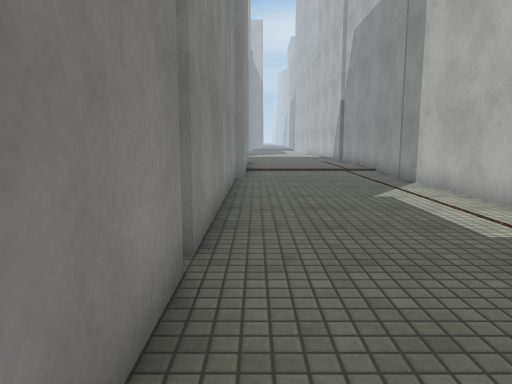
view 1 (above)

24 first-person views from a walk through a scene from a Unity 3-D project. The camera is 1.3 m above the floor, tilts 8° down and sees 70° across. The floor is counted in squares, 1 m on a side. Each view is taken from the middle of a square. On the plan, view 1 faces up. The plan holds only what a view shows up to about 15 squares ahead; the rest is blank. The place goes on beyond the plan. The player is left out. Some animated figures are not drawn. Surface patterns are stand-ins for the level's own textures.

view 2
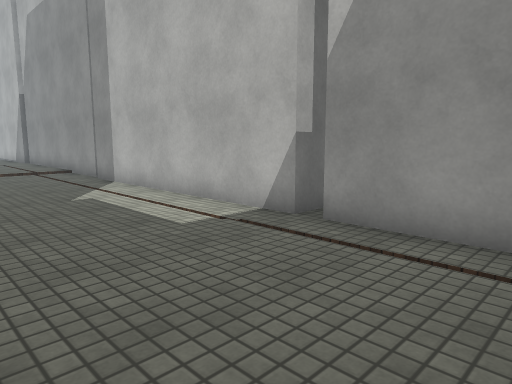

view 3
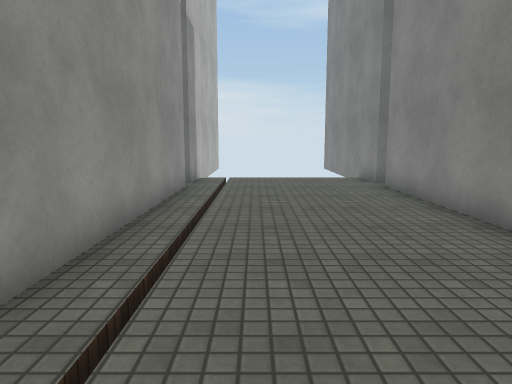

view 4
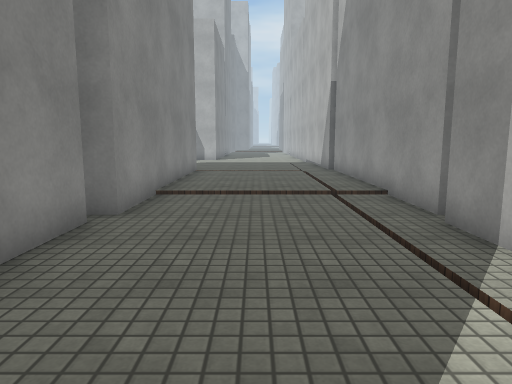

view 5
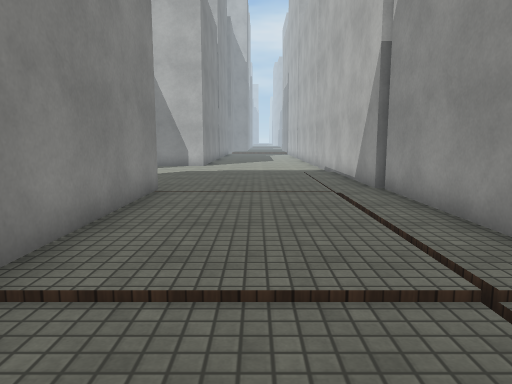

view 6
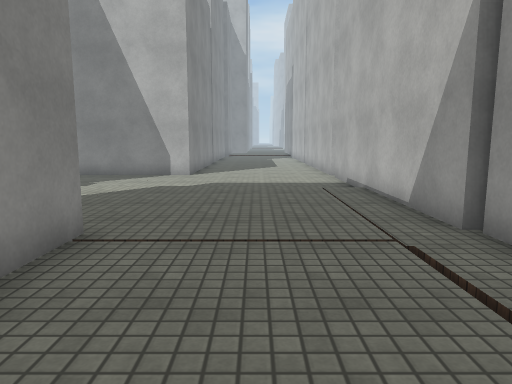

view 7
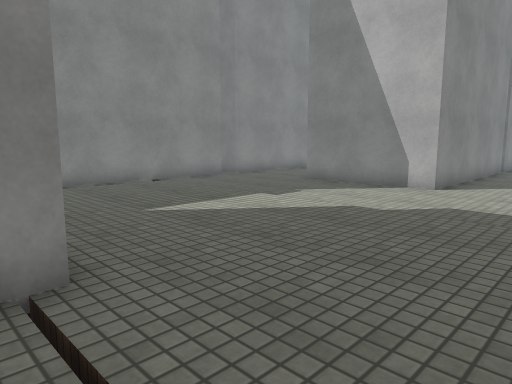

view 8
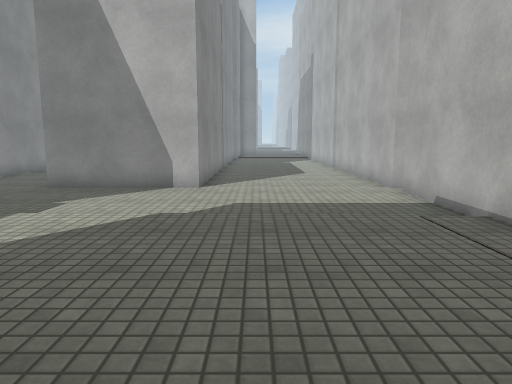

view 9
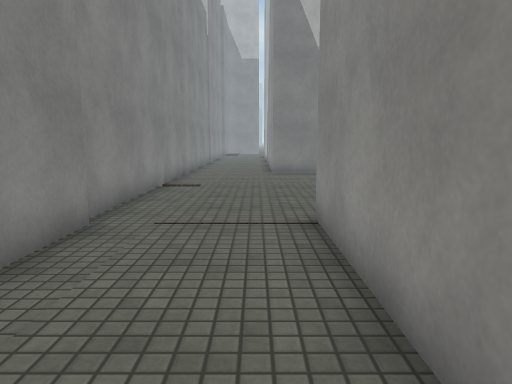

view 10
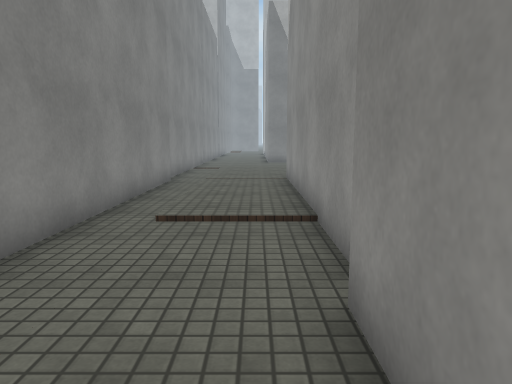

view 11
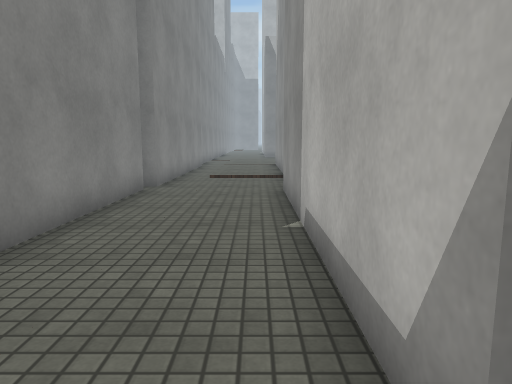

view 12
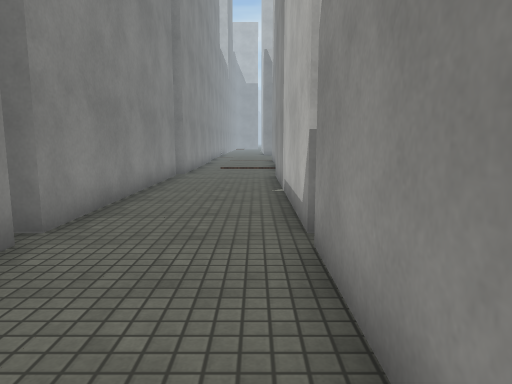

view 13
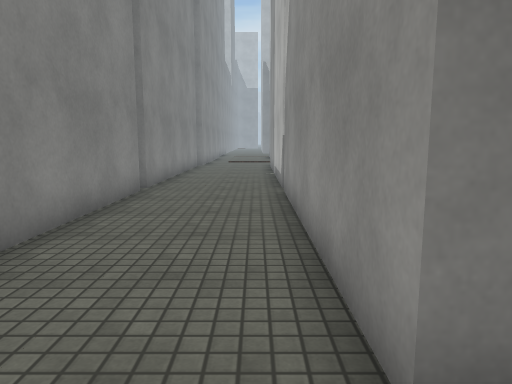

view 14
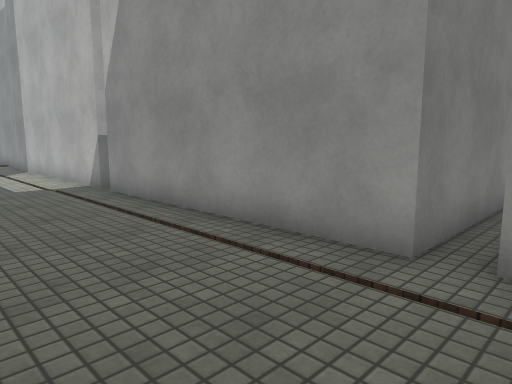

view 15
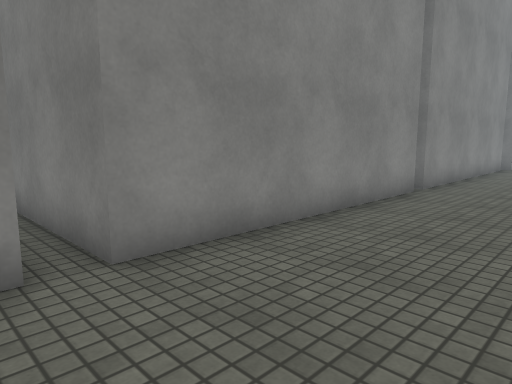

view 16
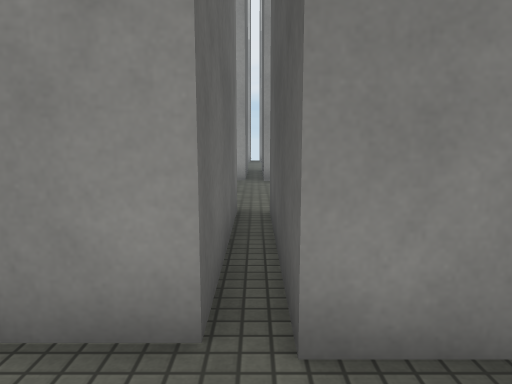

view 17
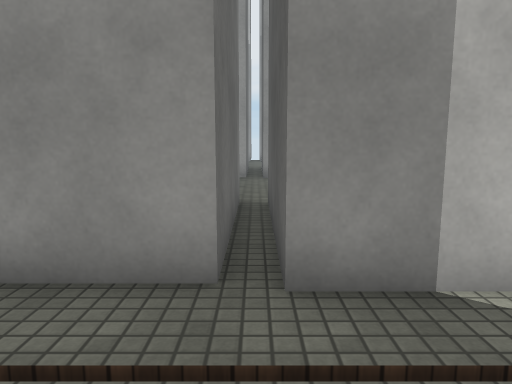

view 18
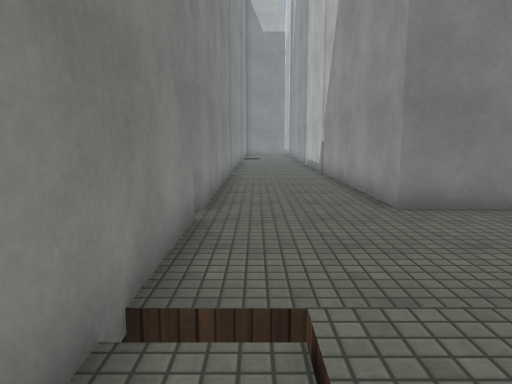

view 19
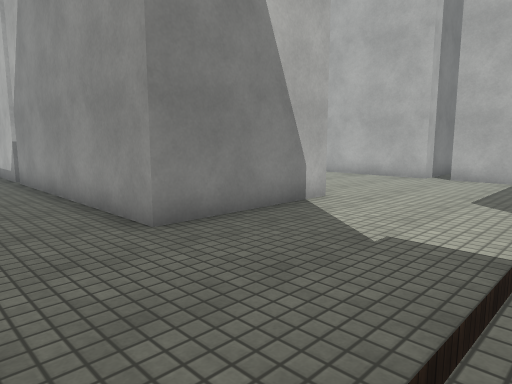

view 20
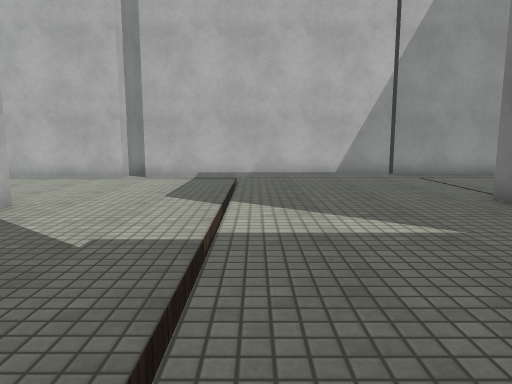

view 21
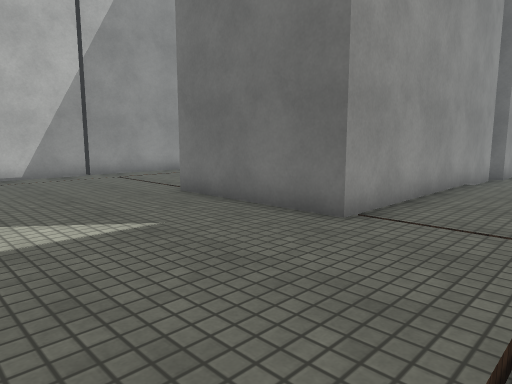

view 22
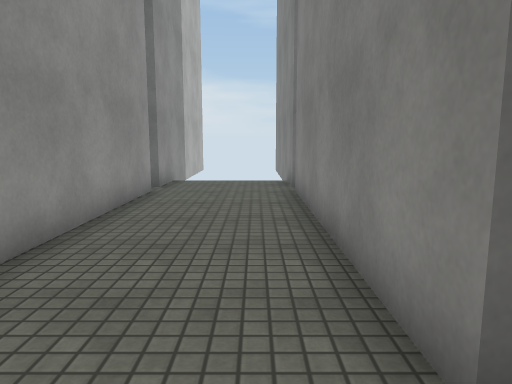

view 23
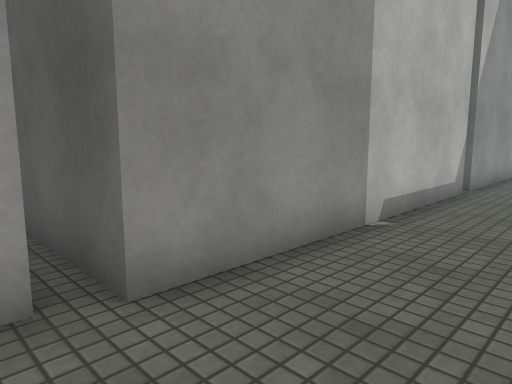

view 24
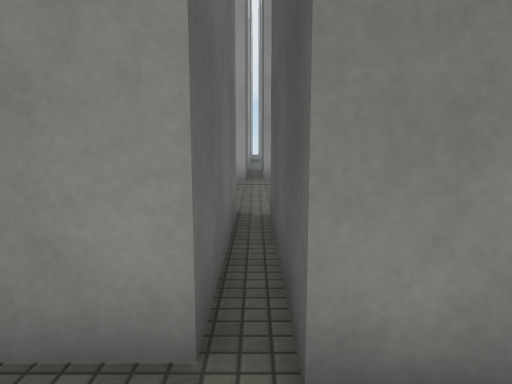

### Floor plan
Points are (right, up) in squares from view 1. A wall is a line through its corners. A room is listed if a view was taken in it or the views show most of it. See-through windows are left out.
Room 1 (views 1, 2, 3, 4, 5, 6, 7, 8, 9, 10, 11, 12, 13, 14, 15, 16, 17, 18, 19, 20, 21, 22, 23, 24)
walls: (-0.4, 22) (-0.4, 13.4) (-5, 13.4) (-5, 22) (-0.4, 22); (5, 22.1) (5, 31); (5.2, 13.4) (5.2, 22); (-8.8, 22.1) (-8.8, 13.4) (-9.2, 13.4); (-9, 12.8) (-9, 4.1); (-0.7, 3.5) (-0.7, -4.4) (-5.3, -4.4) (-5.3, 3.5); (5, 31.7) (5, 36.1); (5, 4.1) (5, 12.7); (-5.3, 4) (-5.3, 12.7) (-0.7, 12.7) (-0.7, 4); (-9, 31) (-9, 22.4); (-9, 3.5) (-9, -4.5); (-0.7, 38.8) (-0.7, 31.9) (-5.3, 31.9) (-5.3, 39.9); (5, -4.4) (5, 3.5); (-1.1, -5.3) (-0.7, -5.3) (-0.7, -7.5); (-9, 39.8) (-9, 31.8); (-9, -5.2) (-9, -7.5); (5, -7.5) (5, -5.2); (-5.3, -7.5) (-5.3, -5.2)
ways out: opening at (5, -5); opening at (5, 13)

Positions as (right, up) in squares from view 1, and headings:
1: (0, 0), facing up
2: (0, 0), facing up-right
3: (3, 6), facing down
4: (2, 7), facing up
5: (2, 13), facing up
6: (2, 17), facing up
7: (3, 21), facing up-left
8: (1, 21), facing up
9: (-6, 16), facing up
10: (-6, 10), facing up
11: (-6, 3), facing up
12: (-6, -1), facing up
13: (-6, -6), facing up
14: (1, -6), facing up-right
15: (3, -6), facing up-left
16: (3, 13), facing right
17: (2, 13), facing right
18: (-8, 25), facing up
19: (-8, 27), facing up-right
20: (-8, 27), facing right
21: (-8, 27), facing down-right
22: (-8, 5), facing down
23: (-8, 14), facing down-right
24: (-7, 13), facing right
